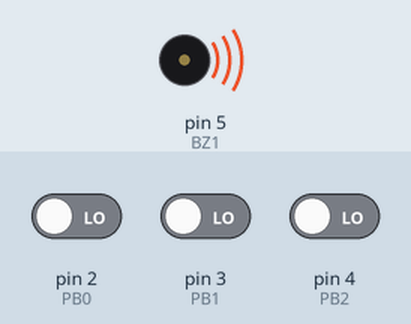
Recording of a sketch running on a simulated Arduino Uno, built with avr-gcc and run on an emulated ATmega328P. On the bench: buzzer (waves = sounding). The test bench sets the inputs (shaded band); at power-on: pin 2 (PB0) LOW, pin 3 (PB1) LOW, pin 4 (PB2) LOW.

Above: at 0.1 s.
Timing chart, 0 to 3.0 s (numbered marks = the images above):
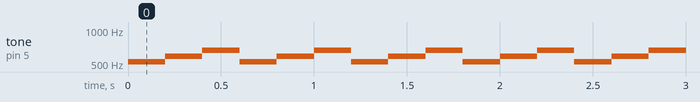

Measured:
- by itself, tone on pin 5 (BZ1): repeats every 0.60 s: 587 Hz 0.20 s, 659 Hz 0.20 s, 523 Hz 0.20 s

The sketch:

ex2-1-2.ino
```cpp
//========== ex2-1-2.ino ============
//========== Global Declaration ============
// pins 2~4 connected to keys 0~2
// pin 5 connected to external drive buzzer
#define  PB0 2		// key 0 connected to digital pin 2
#define  PB1 3		// key 1 connected to digital pin 3
#define  PB2 4		// key 2 connected to digital pin 4
#define  BZ1 5		// external drive buzzer connected to digital pin 5
#define  Do  523	// define Do frequency
#define  Re  587	// define Re frequency
#define  Mi  659	// define Mi frequency
//========== Initialization ============
void setup()
{	pinMode(PB0, INPUT);	// configure key 0 as an input
	pinMode(PB1, INPUT);	// configure key 1 as an input
	pinMode(PB2, INPUT);	// configure key 2 as an input
	pinMode(BZ1, OUTPUT);	// configure external drive buzzer as an output
}
//========== Main Code ============
void loop()
{	int in0,in1,in2;	    //declare integer variables in0, in1, in2
	in0=digitalRead(PB0);	// read key 0 state and store it in in0
	if (!in0)		    // if key 0 is pressed,
	{	tone(BZ1,Do);	// external drive buzzer plays a “Do”
		delay(200);	  // a delay of 0.2 seconds
		noTone(BZ1);	// turn external drive buzzer off
	}
	in1=digitalRead(PB1);	// read key 1 state and store it in in1
	if (!in1)		    // if key 1 is pressed
	{	tone(BZ1,Re);	// external drive buzzer plays a “Re”
		delay(200);	  // a delay of 0.2 seconds
		noTone(BZ1);	// turn external drive buzzer off
	}
	in2=digitalRead(PB2);	// read key 2 state and store it in in2
	if (!in2)		    // if key 2 is pressed,
	{	tone(BZ1,Mi);	// external drive buzzer plays a “Mi”
		delay(200);	  // a delay of 0.2 seconds
		noTone(BZ1);	// turn the external drive buzzer off
	}
}
```
